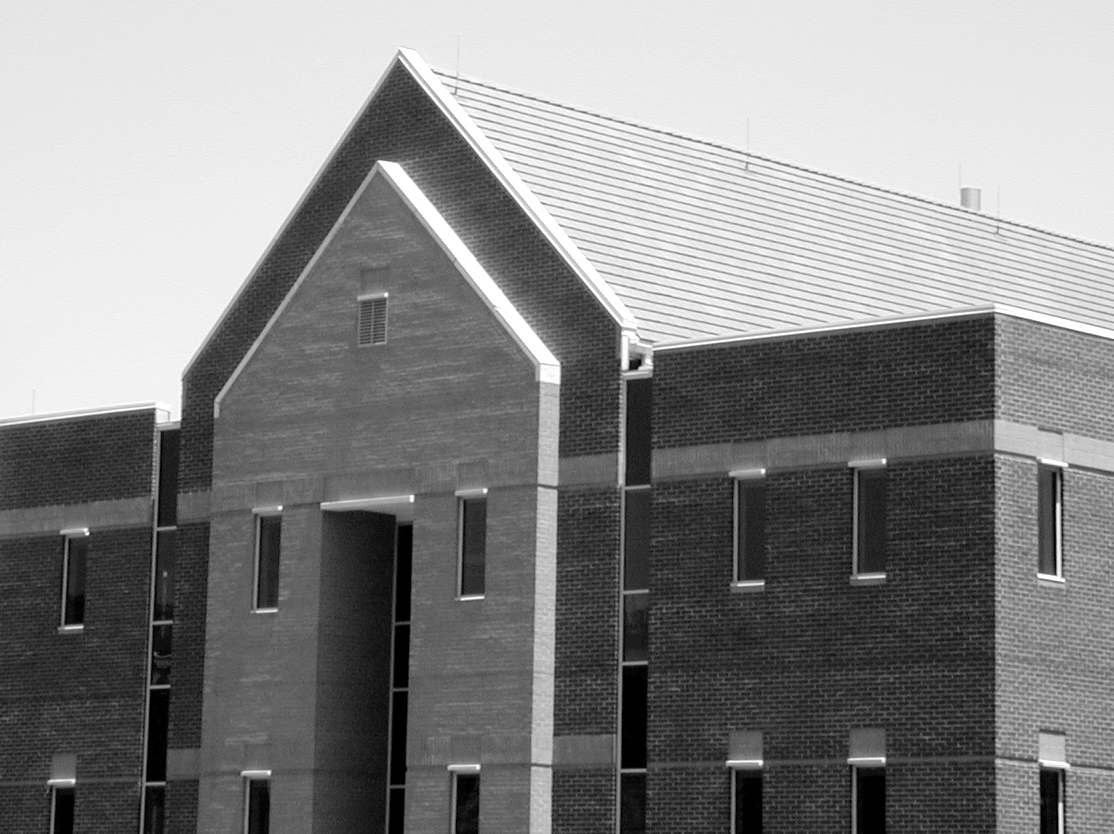
%> input picture PSID - Procesamiento de Señales e Imágenes Digitales/2. Clases/2.6. Scripts/iee239_script14/building.tif, 1114 x 834 px
$ octave iee239_script14.m   (GNU Octave 9; MATLAB toolbox functions it lacks are replaced by stand-ins)
%> lines starting %> are read from the running program, lines starting %| are printed output that depends on the picture
%% iee239: script 14 - Metodo de Marr-Hildreth
% El script muestra el uso de la funcion 'edge' del Image Processing
% Toolbox para determinar bordes segun el metodo de Laplaciano de
% Gaussiano. Se muestra el caso en el cual se usa un umbral como parte de
% la condicion y el caso en el cual se definen bordes estrictamente como
% cruces por cero. En el ultimo caso, se observa el efecto Spaghetti.

close all; clear all;

i01= imread( 'building.tif');    % imagen de entrada
%> i01 is the input picture: size 834x1114 uint8; min 0, max 255, mean 133.3

% --- deteccion de bordes con comando 'edge' --- %
th= 0.05;
sigma_log= 1;

m01= fspecial( 'gaussian', 10* sigma_log, sigma_log);
M01= fftshift( fft2( m01, 1024, 1024));

[ i01_log_sp th_log_sp]= edge( i01, 'log', 0, sigma_log);
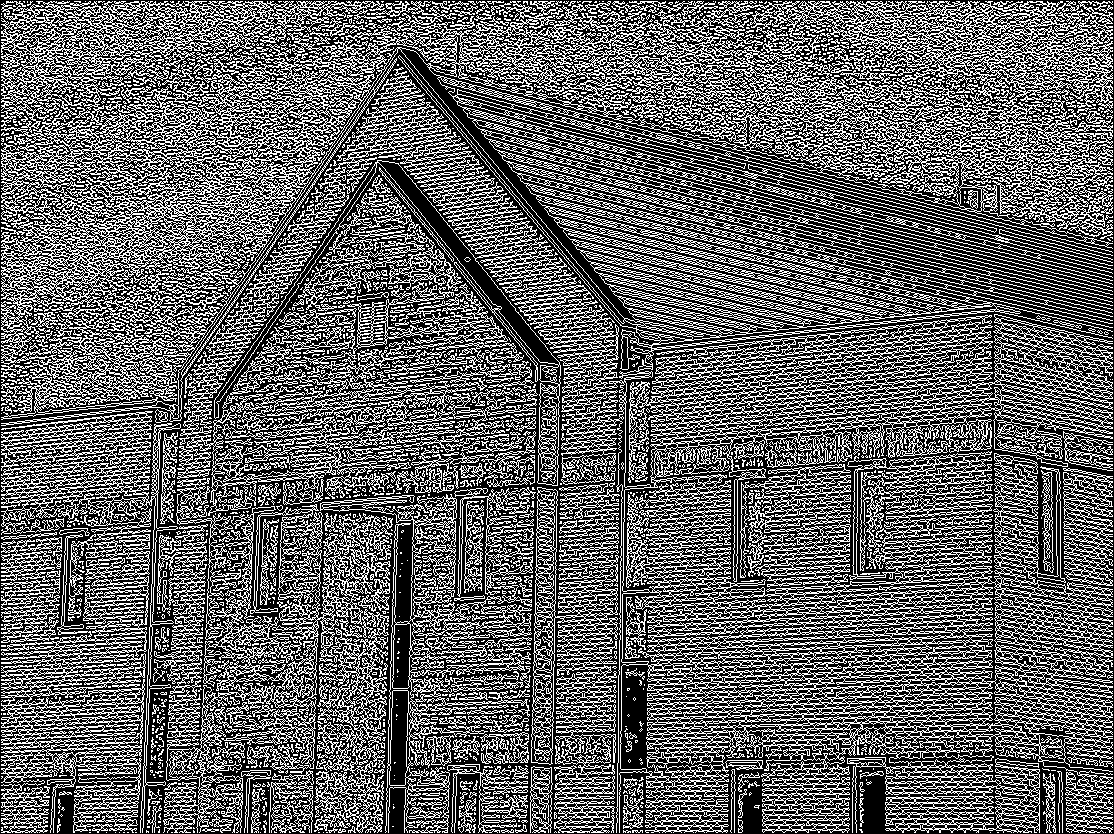
%> i01_log_sp: size 834x1114 logical; 38.5% white in thin lines or dots
%> th_log_sp = 0
[ i01_log th_log]= edge( i01, 'log', th, sigma_log);
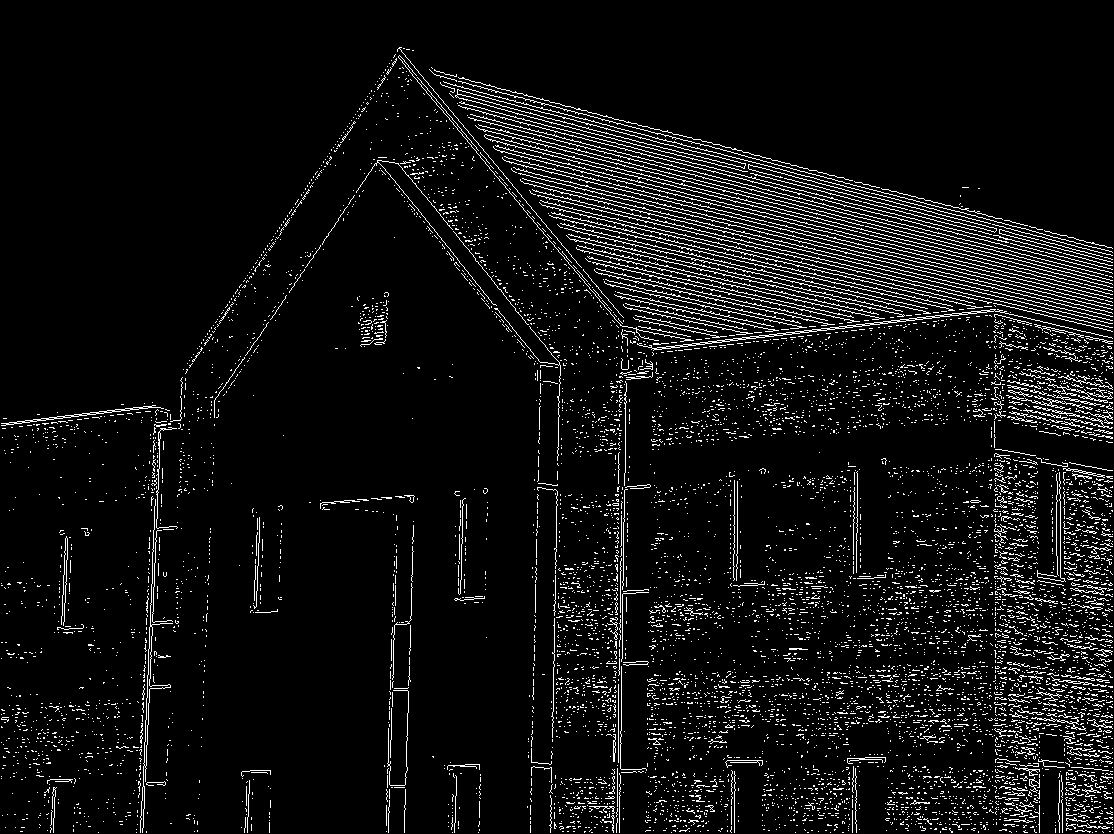
%> i01_log: size 834x1114 logical; 6.6% white in thin lines or dots
%> th_log = 0.05
% --- END deteccion de bordes con comando 'edge' --- %

% --- descripcion grafica --- %
fig00= figure;
subplot( 1, 2, 1); imagesc( m01); title( 'mascara gaussiana en espacio de muestras'); axis image;
subplot( 1, 2, 2); imagesc( abs( M01)); title( 'mascara gaussiana en frecuencia'); axis image;
%> after `axis image`:
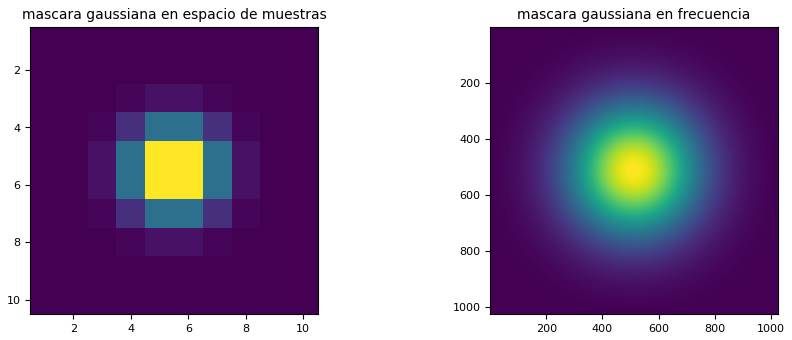
%> figure redrawn from the program's plot data, 2 panels

fig01= figure;
imagesc( i01); colormap gray
fig02= figure;
subplot( 1, 2, 1); imagesc( i01_log_sp); title( 'bordes por LoG sin umbral');
subplot( 1, 2, 2); imagesc( i01_log); title( ['bordes por LoG con umbral:' num2str( th_log)]);
colormap gray;
% --- END descripcion grafica --- %

%% iee239: script 14 - Deteccion de bordes para imagenes en escala de grises
% el script muestra el uso de la funcion 'edge' del Image Processing
% Toolbox para obtener bordes a partir de diferentes metodos para imagenes
% en escala de grises.

close all; clear all;


%> (the run ends here)

$ run again, with PSID - Procesamiento de Señales e Imágenes Digitales/2. Clases/2.6. Scripts/iee239_script14/huella.png saved as PSID - Procesamiento de Señales e Imágenes Digitales/2. Clases/2.6. Scripts/iee239_script14/building.tif
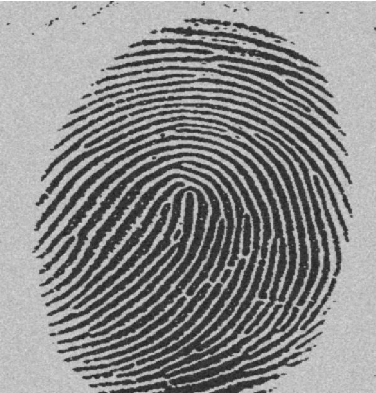
%> input picture PSID - Procesamiento de Señales e Imágenes Digitales/2. Clases/2.6. Scripts/iee239_script14/huella.png, 376 x 393 px
%> i01 is the input picture: size 393x376 uint8; min 23, max 255, mean 139
%> `[ i01_log_sp th_log_sp]= edge( i01, 'log', 0, sigma_log);`:
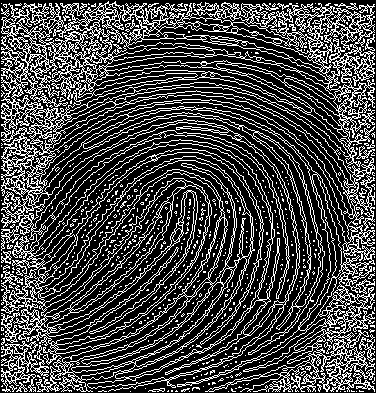
%> i01_log_sp: size 393x376 logical; 27.7% white in thin lines or dots
%> th_log_sp = 0
%> `[ i01_log th_log]= edge( i01, 'log', th, sigma_log);`:
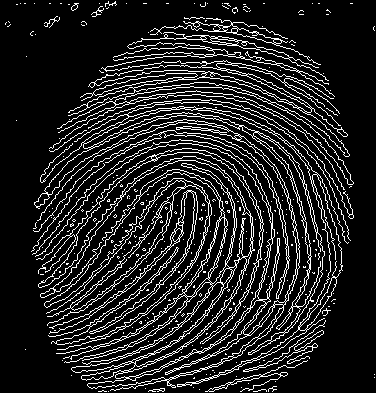
%> i01_log: size 393x376 logical; 13.9% white in thin lines or dots
%> th_log = 0.05
